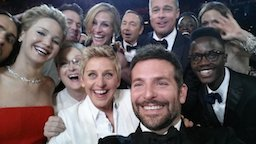
#> input picture Stars.jpg, 256 x 144 px
$ python foldyourown.py Stars.jpg 1.0
#> lines starting #> are read from the running program, lines starting #| are printed output that depends on the picture
import sys,os
sys.path.append(os.path.realpath('..'))

import numpy as N, pylab as M
import matplotlib.image as MI
from matplotlib.widgets import Slider, RadioButtons


def convertimage(filename,maxres=128):
    """ uses native matplotlib functionality. only works for PNG's """
#> called with filename = 'Stars.jpg', maxres = 1
    img = MI.imread(filename)
#> img is the input picture: shape (144, 256, 3); mean R, G, B 102.9, 91.1, 92.6
    # grayscale it, then return the 2D array
    img = N.transpose(N.mean(img[:,:,:3],axis=2))[:,::-1]
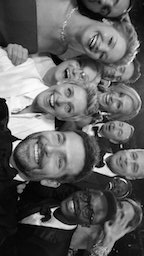
#> img: shape (256, 144) float64; min 0, max 254.7, mean 95.6

    if max(img.shape) > maxres:
        f = int(max(img.shape)/maxres)
#> f = 256
    else:
        f = 1

    if f > 1:
#> (the run stopped early here; a loop or call above may not have finished)
